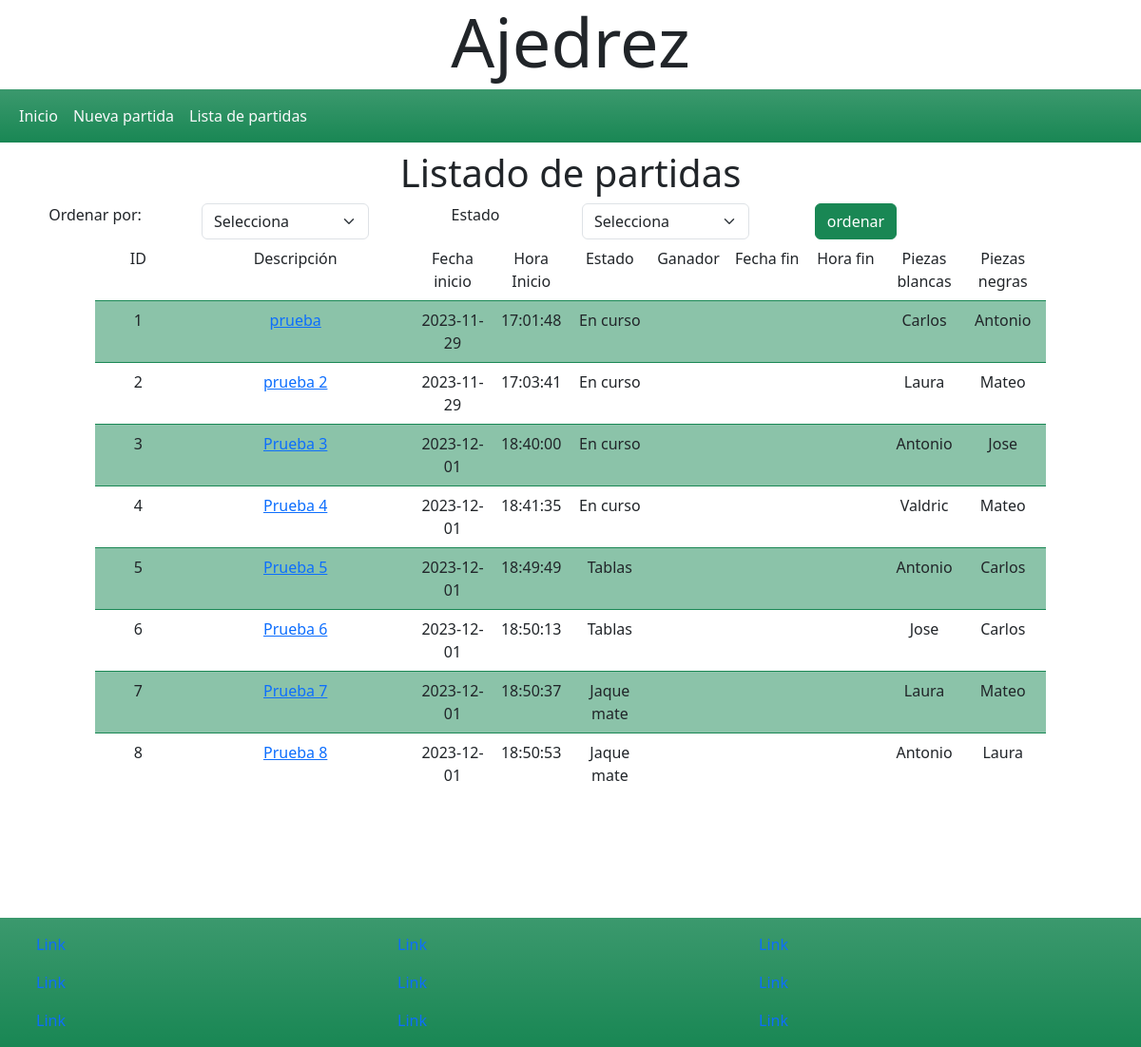
Page /Vistas/gameListView.php on the committed database.
### tables this page shows
CREATE TABLE `T_Matches` (
  `ID` int NOT NULL AUTO_INCREMENT,
  `title` varchar(50) NOT NULL,
  `white` int NOT NULL,
  `black` int NOT NULL,
  `startDate` datetime NOT NULL,
  `endDate` datetime DEFAULT NULL,
  `winner` varchar(10) DEFAULT NULL,
  `state` varchar(20) NOT NULL DEFAULT (_utf8mb4'En curso'),
  PRIMARY KEY (`ID`),
  KEY `white` (`white`),
  KEY `black` (`black`),
  CONSTRAINT `T_Matches_ibfk_1` FOREIGN KEY (`white`) REFERENCES `T_Players` (`ID`),
  CONSTRAINT `T_Matches_ibfk_2` FOREIGN KEY (`black`) REFERENCES `T_Players` (`ID`)
);

CREATE TABLE `T_Players` (
  `ID` int NOT NULL AUTO_INCREMENT,
  `name` varchar(30) NOT NULL,
  `email` varchar(50) NOT NULL,
  `password` varchar(30) NOT NULL,
  PRIMARY KEY (`ID`),
  UNIQUE KEY `email` (`email`)
);

### Infraestructura/gameInfo.php (called while the page is built, shortened)
<?php
class GameInfo
{
    function gInfo($orden, $estado)
    {
        $conexion = mysqli_connect('localhost', 'root', 'sanicculurs2gs');
        mysqli_select_db($conexion, 'chess_game');
       if (($orden == null & $estado == null)| ($orden == "empty" & $estado == "empty")) {
        $consulta = mysqli_prepare($conexion, "SELECT tm.ID AS ID,title,tp1.name as white,tp2.name as black,
        startDate,endDate,winner,state FROM T_Matches tm INNER JOIN T_Players tp1 ON tp1.ID = tm.white
        INNER JOIN T_Players tp2 ON tp2.ID = tm.black;");
       }else if ($orden != "empty" & $estado == "empty")
        {
            $consulta = mysqli_prepare($conexion, "SELECT
        tm.ID AS ID,
        title,
        tp1.name AS white,
        tp2.name AS black,
        startDate,
        endDate,
        winner,
        state
    FROM
        T_Matches tm
            INNER JOIN
        T_Players tp1 ON tp1.ID = tm.white
            INNER JOIN
        T_Players tp2 ON tp2.ID = tm.black order by $orden desc");
        } else if ($orden == "empty" & $estado != "empty")
        {
        $consulta = mysqli_prepare($conexion, "SELECT
        tm.ID AS ID,
        title,
        tp1.name AS white,
        tp2.name AS black,
        startDate,
        endDate,
        winner,
        state
    FROM
        T_Matches tm
            INNER JOIN
        T_Players tp1 ON tp1.ID = tm.white
            INNER JOIN
        T_Players tp2 ON tp2.ID = tm.black where state like '$estado';");
        } else if($orden != "empty" & $estado != "empty") {
            $consulta = mysqli_prepare($conexion, "SELECT
        tm.ID AS ID,
        title,
        tp1.name AS white,
        tp2.name AS black,
        startDate,
        endDate,
        winner,
        state
    FROM
        T_Matches tm
            INNER JOIN
        T_Players tp1 ON tp1.ID = tm.white
            INNER JOIN
        T_Players tp2 ON tp2.ID = tm.black where state like '$estado' ORDER BY $orden DESC;");
        }
        $consulta->execute();
        $res = $consulta->get_result();
        $games = array();
        while ($myrow = $res->fetch_assoc()) {
            array_push($games, $myrow);
        }
        return $games;
    }
}

### Negocio/game.php (called while the page is built, shortened)
<?php
require ('../Infraestructura/gameInfo.php');
class Game
{
    private $_name;
    private $_j1;
    private $_j2;
    private $_startDate;
    private $_ID;
    private $_state;
    function init2($ID,$name,$j1,$j2,$startDate,$endDate,$winner,$state)
    {
        $this->_ID = $ID;
        $this->_name = $name;
        $this->_j1 = $j1;
        $this->_j2 = $j2;
        $this->_startDate = $startDate;
        $this->_state = $state;
    }
    function getName()
    {
        return $this->_name;
    }
    function getWhite()
    {
        return $this->_j1;
    }
    function getBlack()
    {
        return $this->_j2;
    }
    function getId()
    {
        return $this->_ID;
    }
    function getStartDate()
    {
        return $this->getDate($this->_startDate);
    }
    function getStartTime()
    {
        return $this->getTime($this->_startDate);
    }
    function getState()
    {
        return $this->_state;
    }
    function getDate($date)
    {
        return substr($date,0,10);
    }
    function getTime($time)
    {
        return substr($time,11);
    }
    function getGame($orden,$estado)
    {
        $gameDAL = new GameInfo();
        $rs = $gameDAL->gInfo($orden,$estado);
        $listGames = array();
        foreach ($rs as $game) {
            $gameRL = new Game();
            $gameRL->init2($game['ID'],$game['title'],$game['white'],$game['black'],
                $game['startDate'],$game['endDate'],$game['winner'],$game['state']);
            array_push($listGames, $gameRL);
        }
        return $listGames;
    }
}

### Vistas/gameListView.php (the view, shortened to what this page needs)
<!DOCTYPE html>
<html lang="en">
<head>
    <link href="https://cdn.jsdelivr.net/npm/bootstrap@5.3.2/dist/css/bootstrap.min.css" rel="stylesheet"
>
    <link rel="stylesheet" href="../css/style.css">
</head>
<body>
    <?php
    include 'header.php';
    include 'nav.php';
    require("../Negocio/game.php");
    ?>
    <main class="container-fluid text-center mt-2 mb-2 vh-100">
        <div class="row">
            <div class="col-2"></div>
            <div class="col-8">
                <h1>Listado de partidas</h1>
            </div>
            <div class="col-2"></div>
        </div>
        <form action="" method="post" id="filtros">
            <div class="row">
                <div class="col-2">
                    <label for="orden">Ordenar por:</label>
                </div>
                <div class="col-2">
                    <select name="orden" id="orden" class="form-select">
                        <option value="empty">Selecciona</option>
                    </select>
                </div>
                <div class="col-2">
                    <label for="estado">Estado</label>
                </div>
                <div class="col-2">
                    <select name="estado" id="estado" class="form-select">
                        <option value="empty">Selecciona</option>
                    </select>
                </div>
                <div class="col-2">
                    <input type="submit" value="ordenar" class="btn btn-success">
                </div>
            </div>
        </form>
        <div class="row ">
            <div class="col-1"></div>
            <div class="col-10 ">
                <div class="row p-1">
                    <div class="col p-1">
                        ID
                    </div>
                    <div class="col-3 p-1">
                        Descripción
                    </div>
                    <div class="col p-1">
                        Fecha inicio
                    </div>
                    <div class="col p-1">
                        Hora Inicio
                    </div>
                    <div class="col p-1">
                        Estado
                    </div>
                    <div class="col p-1">
                        Ganador
                    </div>
                    <div class="col p-1">
                        Fecha fin
                    </div>
                    <div class="col p-1">
                        Hora fin
                    </div>
                    <div class="col p-1">
                        Piezas blancas
                    </div>
                    <div class="col p-1">Piezas negras</div>
                </div>
                <?php
                $orden = $_POST['orden'];
                $estado = $_POST['estado'];
                $game = new Game();
                $games = $game->getGame($orden,$estado);
                $count = 2;
                foreach ($games as $gam) {
                    if ($count % 2 == 0) {
                        echo "<div class='row p-1 border-top border-success bg-success bg-opacity-50'>";
                    }else{
                        echo "<div class='row p-1 border-top border-success'>";
                    }
                    echo "<div class='col p-1'>" . $gam->getID() . "</div>";
                    echo "<div class='col-3 p-1'> <a href='boardView.php?game=".$gam->getID()."'>" . $gam->getName() . "</a></div>";
                    echo "<div class='col p-1'>" . $gam->getStartDate() . "</div>";
                    echo "<div class='col p-1'>" . $gam->getStartTime() . "</div>";
                    echo "<div class='col p-1'>" . $gam->getState() . "</div>";
                    echo "<div class='col p-1'>" . $gam->getWinner() . "</div>";
                    echo "<div class='col p-1'>" . $gam->getEndDate() . "</div>";
                    echo "<div class='col p-1'>" . $gam->getEndTime() . "</div>";
                    echo "<div class='col p-1'>" . $gam->getWhite() . "</div>";
                    echo "<div class='col p-1'>" . $gam->getBlack() . "</div>";
                    echo "</div>";
                    $count++;
                }
                ?>
            </div>
            <div class="col-1"></div>
        </div>
    </main>
    <?php
    include 'footer.php';
    ?>
</body>
</html>

### Vistas/header.php
<header class="container text-fade-in">
        <h1 class="display-2 text-center">Ajedrez</h1>
</header>

### Vistas/nav.php (shortened to what this page needs)
<nav class="navbar navbar-expand-sm bg-success bg-gradient">
    <div class="container-fluid text-md-start text-center">
        <div class="collapse navbar-collapse" id="navbarSupportedContent">
            <ul class="navbar-nav me-auto mb-2 mb-lg-0">
                <li class="nav-item"><a href="index.php" class="nav-link link-light" aria-current="page">Inicio</a></li>
                <li class="nav-item"><a href="new_gameView.php" class="nav-link link-light">Nueva partida</a></li>
                <li class="nav-item"><a href="gameListView.php" class="nav-link link-light">Lista de partidas</a></li>
            </ul>
        </div>
    </div>
</nav>

### Vistas/footer.php
<footer class="container-fluid text-md-start text-center bg-success bg-gradient">
    <div class="container-md pt-2 pb-2 text-center-sm">
        <div class="row">
            <div class="col-sm-4">
                <div class="row">
                    <div class="col-sm-1 m-1 p-1">
                        <a href="#" class="link-underline link-underline-opacity-0">Link</a>
                    </div>
                </div>
                <div class="row">
                    <div class="col-sm-1 m-1 p-1">
                        <a href="#" class="link-underline link-underline-opacity-0">Link</a>
                    </div>
                </div>
                <div class="row">
                    <div class="col-sm-1 m-1 p-1">
                        <a href="#" class="link-underline link-underline-opacity-0">Link</a>
                    </div>
                </div>
            </div>
            <div class="col-sm-4">
                <div class="row">
                    <div class="col-sm-1 m-1 p-1">
                        <a href="#" class="link-underline link-underline-opacity-0">Link</a>
                    </div>
                </div>
                <div class="row">
                    <div class="col-sm-1 m-1 p-1">
                        <a href="#" class="link-underline link-underline-opacity-0">Link</a>
                    </div>
                </div>
                <div class="row">
                    <div class="col-sm-1 m-1 p-1">
                        <a href="#" class="link-underline link-underline-opacity-0">Link</a>
                    </div>
                </div>
            </div>
            <div class="col-sm-4">
                <div class="row">
                    <div class="col-sm-1 m-1 p-1">
                        <a href="#" class="link-underline link-underline-opacity-0">Link</a>
                    </div>
                </div>
                <div class="row">
                    <div class="col-sm-1 m-1 p-1">
                        <a href="#" class="link-underline link-underline-opacity-0">Link</a>
                    </div>
                </div>
                <div class="row">
                    <div class="col-sm-1 m-1 p-1">
                        <a href="#" class="link-underline link-underline-opacity-0">Link</a>
                    </div>
                </div>
            </div>
        </div>
    </div>
</footer>

### css/style.css (style rules this page uses)
.text-fade-in { animation: fadeIn 1s; }

### rows in the picture
t_matches: ID "1", title "prueba", startDate "2023-11-29", startDate "17:01:48", state "En curso", white.name "Carlos", black.name "Antonio"
t_matches: ID "2", title "prueba 2", startDate "2023-11-29", startDate "17:03:41", state "En curso", white.name "Laura", black.name "Mateo"
t_matches: ID "3", title "Prueba 3", startDate "2023-12-01", startDate "18:40:00", state "En curso", white.name "Antonio", black.name "Jose"
t_matches: ID "4", title "Prueba 4", startDate "2023-12-01", startDate "18:41:35", state "En curso", white.name "Valdric", black.name "Mateo"
t_matches: ID "5", title "Prueba 5", startDate "2023-12-01", startDate "18:49:49", state "Tablas", white.name "Antonio", black.name "Carlos"
t_matches: ID "6", title "Prueba 6", startDate "2023-12-01", startDate "18:50:13", state "Tablas", white.name "Jose", black.name "Carlos"
t_matches: ID "7", title "Prueba 7", startDate "2023-12-01", startDate "18:50:37", state "Jaque mate", white.name "Laura", black.name "Mateo"
t_matches: ID "8", title "Prueba 8", startDate "2023-12-01", startDate "18:50:53", state "Jaque mate", white.name "Antonio", black.name "Laura"
